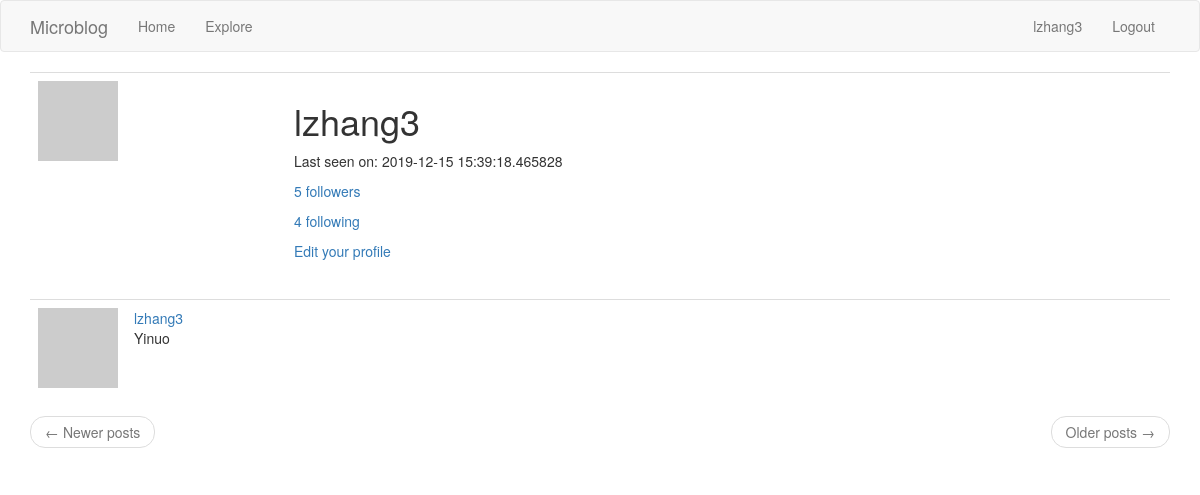
Before: /user/lzhang3 (signed in) with the older database file.
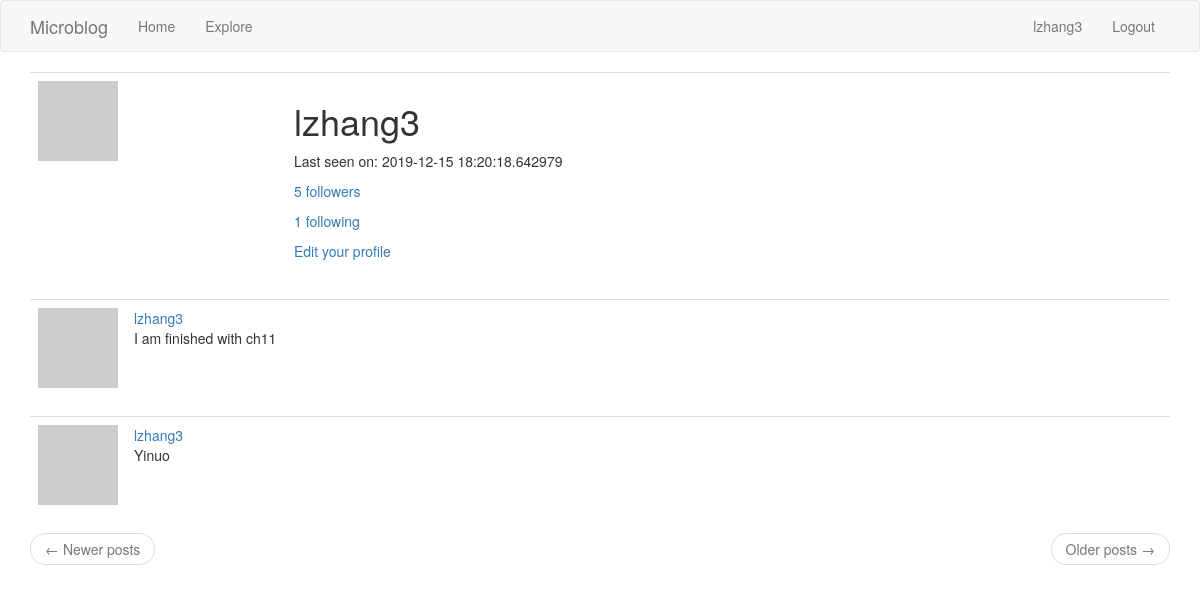
After: the same page with the newer database file.
### app/models.py (models this page shows, shortened)
class User(UserMixin, db.Model):
    id = db.Column(db.Integer, primary_key=True)
    username = db.Column(db.String(64), index=True, unique=True)
    email = db.Column(db.String(120), index=True, unique=True)
    password_hash = db.Column(db.String(128))
    posts = db.relationship('Post', backref='author', lazy='dynamic')
    about_me = db.Column(db.String(140))
    last_seen = db.Column(db.DateTime, default=datetime.utcnow)
    followed = db.relationship(
        'User', secondary=followers,
        primaryjoin=(followers.c.follower_id == id),
        secondaryjoin=(followers.c.followed_id == id),
        backref=db.backref('followers', lazy='dynamic'), lazy='dynamic')
    def avatar(self, size):
        digest = md5(self.email.lower().encode('utf-8')).hexdigest()
        return 'https://www.gravatar.com/avatar/{}?d=identicon&s={}'.format(
            digest, size)

class Post(db.Model):
    id = db.Column(db.Integer, primary_key=True)
    body = db.Column(db.String(140))
    timestamp = db.Column(db.DateTime, index=True, default=datetime.utcnow)
    user_id = db.Column(db.Integer, db.ForeignKey('user.id'))

### app/routes.py (the view)
@app.route('/user/<username>')
@login_required
def user(username):
    user = User.query.filter_by(username=username).first_or_404()
    page = request.args.get('page', 1, type=int)
    posts = user.posts.order_by(Post.timestamp.desc()).paginate(
        page, app.config['POSTS_PER_PAGE'], False)
    next_url = url_for('user', username=user.username, page=posts.next_num) \
        if posts.has_next else None
    prev_url = url_for('user', username=user.username, page=posts.prev_num) \
        if posts.has_prev else None
    return render_template('user.html', user=user, posts=posts.items,
                           next_url=next_url, prev_url=prev_url,title="Profile")

### app/models.py (called while the page is built)
@login.user_loader
def load_user(id):
    return User.query.get(int(id))

### app/routes.py (called while the page is built)
@app.before_request
def before_request():
    if current_user.is_authenticated:
        current_user.last_seen = datetime.utcnow()
        db.session.commit()

### app/templates/user.html (shortened to what this page needs)
{% extends "base.html" %}
{% block app_content %}
    <table class="table table-hover">
        <tr>
            <td width="256px"><img src="{{ user.avatar(256) }}"></td>
            <td>
                <h1>{{ user.username }}</h1>
                {% if user.last_seen %}<p>Last seen on: {{ user.last_seen }}</p>{% endif %}
                {% if user.followers.count() == 1 %}
                <p><a href="{{ url_for('followers',username=user.username) }}">{{ user.followers.count() }} follower</a></p>
                {% else %}
                <p><a href="{{ url_for('followers',username=user.username) }}">{{ user.followers.count() }} followers</a></p>
                {% endif %}
                <p><a href="{{ url_for('following',username=user.username) }}">{{ user.followed.count() }} following</a></p>
                {% if user == current_user %}
                <p><a href="{{ url_for('edit_profile') }}">Edit your profile</a></p>
                {% elif not current_user.is_following(user) %}
                <p><a href="{{ url_for('follow', username=user.username) }}">Follow</a></p>
                {% else %}
                <p><a href="{{ url_for('unfollow', username=user.username) }}">Unfollow</a></p>
                {% endif %}
            </td>
        </tr>
    </table>
    {% for post in posts %}
        {% include '_post.html' %}
    {% endfor %}
    <nav aria-label="...">
        <ul class="pager">
            <li class="previous{% if not prev_url %} disabled{% endif %}">
                <a href="{{ prev_url or '#' }}">
                    <span aria-hidden="true">&larr;</span> Newer posts
                </a>
            </li>
            <li class="next{% if not next_url %} disabled{% endif %}">
                <a href="{{ next_url or '#' }}">
                    Older posts <span aria-hidden="true">&rarr;</span>
                </a>
            </li>
        </ul>
    </nav>
{% endblock %}

### app/templates/base.html (shortened to what this page needs)
{% extends 'bootstrap/base.html' %}
{% block navbar %}
    <nav class="navbar navbar-default">
        <div class="container">
            <div class="navbar-header">
                <a class="navbar-brand" href="{{ url_for('index') }}">Microblog</a>
            </div>
            <div class="collapse navbar-collapse" id="bs-example-navbar-collapse-1">
                <ul class="nav navbar-nav">
                    <li><a href="{{ url_for('index') }}">Home</a></li>
                    <li><a href="{{ url_for('explore') }}">Explore</a></li>
                </ul>
                <ul class="nav navbar-nav navbar-right">
                    {% if current_user.is_anonymous %}
                    <li><a href="{{ url_for('login') }}">Login</a></li>
                    <li><a href="{{ url_for('register') }}">Create Account</a></li>
                    {% else %}
                    <li><a href="{{ url_for('user', username=current_user.username) }}">{{current_user.username}}</a></li>
                    <li><a href="{{ url_for('logout') }}">Logout</a></li>
                    {% endif %}
                </ul>
            </div>
        </div>
    </nav>
{% endblock %}
{% block content %}
    <div class="container">
        {% block app_content %}{% endblock %}
    </div>
{% endblock %}

### app/templates/_post.html (shortened to what this page needs)
    <table class="table table-hover">
        <tr>
            <td width="70px">
                <a href="{{ url_for('user', username=post.author.username) }}">
                    <img src="{{ post.author.avatar(70) }}" />
                </a>
            </td>
            <td>
                <a href="{{ url_for('user', username=post.author.username) }}">
                    {{ post.author.username }}
                </a>
                <br>
                {{ post.body }}
            </td>
        </tr>
</table>

Changed rows visible on the page:
changed User "lzhang3": last_seen "2019-12-15 15:39:18.465828" → "2019-12-15 18:20:18.642979"
added Post: author.username "lzhang3", body "I am finished with ch11"
Other visible differences:
{{ user.followed.count() }}: "4" → "1"
